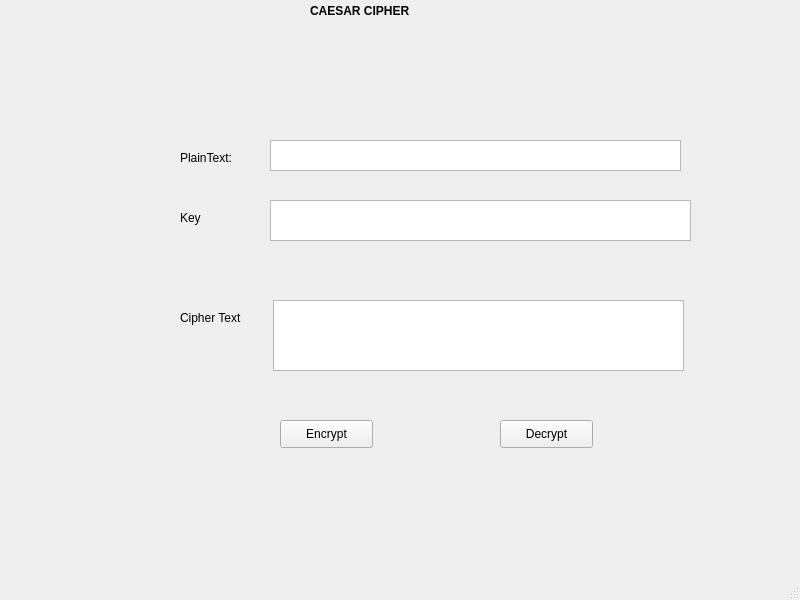
<?xml version="1.0" encoding="UTF-8"?>
<ui version="4.0">
 <class>MainWindow</class>
 <widget class="QMainWindow" name="MainWindow">
  <property name="geometry">
   <rect>
    <x>0</x>
    <y>0</y>
    <width>800</width>
    <height>600</height>
   </rect>
  </property>
  <property name="windowTitle">
   <string>MainWindow</string>
  </property>
  <widget class="QWidget" name="centralwidget">
   <widget class="QLabel" name="label">
    <property name="geometry">
     <rect>
      <x>310</x>
      <y>0</y>
      <width>101</width>
      <height>21</height>
     </rect>
    </property>
    <property name="baseSize">
     <size>
      <width>5</width>
      <height>9</height>
     </size>
    </property>
    <property name="font">
     <font>
      <weight>75</weight>
      <bold>true</bold>
     </font>
    </property>
    <property name="text">
     <string>CAESAR CIPHER</string>
    </property>
   </widget>
   <widget class="QLabel" name="label_2">
    <property name="geometry">
     <rect>
      <x>180</x>
      <y>150</y>
      <width>55</width>
      <height>16</height>
     </rect>
    </property>
    <property name="text">
     <string>PlainText:</string>
    </property>
   </widget>
   <widget class="QLabel" name="label_3">
    <property name="geometry">
     <rect>
      <x>180</x>
      <y>210</y>
      <width>55</width>
      <height>16</height>
     </rect>
    </property>
    <property name="text">
     <string>Key</string>
    </property>
   </widget>
   <widget class="QLabel" name="label_4">
    <property name="geometry">
     <rect>
      <x>180</x>
      <y>310</y>
      <width>71</width>
      <height>16</height>
     </rect>
    </property>
    <property name="text">
     <string>Cipher Text</string>
    </property>
   </widget>
   <widget class="QPlainTextEdit" name="txt_plain_text">
    <property name="geometry">
     <rect>
      <x>270</x>
      <y>140</y>
      <width>411</width>
      <height>31</height>
     </rect>
    </property>
   </widget>
   <widget class="QPlainTextEdit" name="txt_key_2">
    <property name="geometry">
     <rect>
      <x>270</x>
      <y>200</y>
      <width>421</width>
      <height>41</height>
     </rect>
    </property>
   </widget>
   <widget class="QPlainTextEdit" name="txt_cipher_text">
    <property name="geometry">
     <rect>
      <x>273</x>
      <y>300</y>
      <width>411</width>
      <height>71</height>
     </rect>
    </property>
   </widget>
   <widget class="QPushButton" name="btn_encrypt">
    <property name="geometry">
     <rect>
      <x>280</x>
      <y>420</y>
      <width>93</width>
      <height>28</height>
     </rect>
    </property>
    <property name="text">
     <string>Encrypt</string>
    </property>
   </widget>
   <widget class="QPushButton" name="btn_decrypt">
    <property name="geometry">
     <rect>
      <x>500</x>
      <y>420</y>
      <width>93</width>
      <height>28</height>
     </rect>
    </property>
    <property name="text">
     <string>Decrypt</string>
    </property>
   </widget>
  </widget>
  <widget class="QMenuBar" name="menubar">
   <property name="geometry">
    <rect>
     <x>0</x>
     <y>0</y>
     <width>800</width>
     <height>26</height>
    </rect>
   </property>
  </widget>
  <widget class="QStatusBar" name="statusbar"/>
 </widget>
 <resources/>
 <connections/>
</ui>
